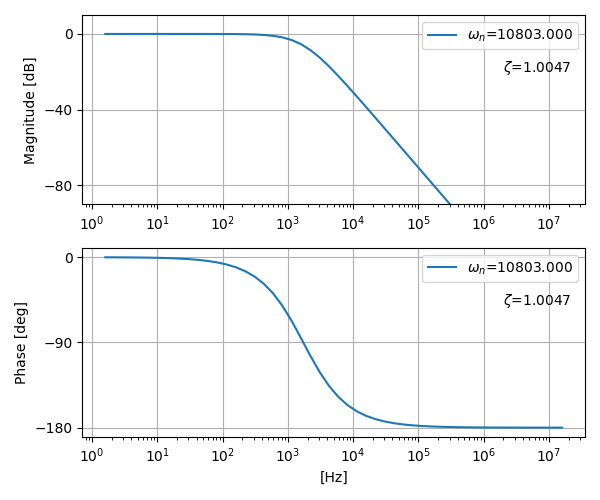

This chart was generated by the following Python code:
# Open-loop Bode plot
import matplotlib.pyplot as plt
import numpy as np
from control import matlab as pyctrl

# set parameters
zeta = 1.0047
omega_n = 10803

# create figure
fig = plt.figure(figsize=(6, 5))
ax1 = fig.add_subplot(2, 1, 1)
ax2 = fig.add_subplot(2, 1, 2)

# plot bode plot
P = pyctrl.tf([omega_n**2],[1, 2*zeta*omega_n, omega_n**2])
gain, phase, w = pyctrl.bode(P, pyctrl.logspace(1,8), plot=False)

# plot bode plot
# set your own coordinates
ax1.plot(w/(2*np.pi), 20*np.log10(gain), label='$\omega_n$=%.3f' % omega_n)
ax1.text(10**6.3, -20, '$\zeta$=%.4f' % zeta, fontsize=10)
ax2.plot(w/(2*np.pi), phase*180/np.pi, label='$\omega_n$=%.3f' % omega_n)
ax2.text(10**6.3, -50, '$\zeta$=%.4f' % zeta, fontsize=10)

# set properties of the x-axis and y-axis
ax1.set_ylim(-90, 10); ax1.set_yticks([-80, -40, 0])
ax2.set_ylim(-190, 10); ax2.set_yticks([-180, -90, 0])

# set labels
ax1.legend(); ax1.grid(); ax1.set_xscale('log')
ax1.set_ylabel('Magnitude [dB]')
ax2.legend(); ax2.grid(); ax2.set_xscale('log')
ax2.set_xlabel('[Hz]')
ax2.set_ylabel('Phase [deg]')
fig.tight_layout()

# save as png
fig.savefig('openloop-2ndOrder_bodePlot.png')
